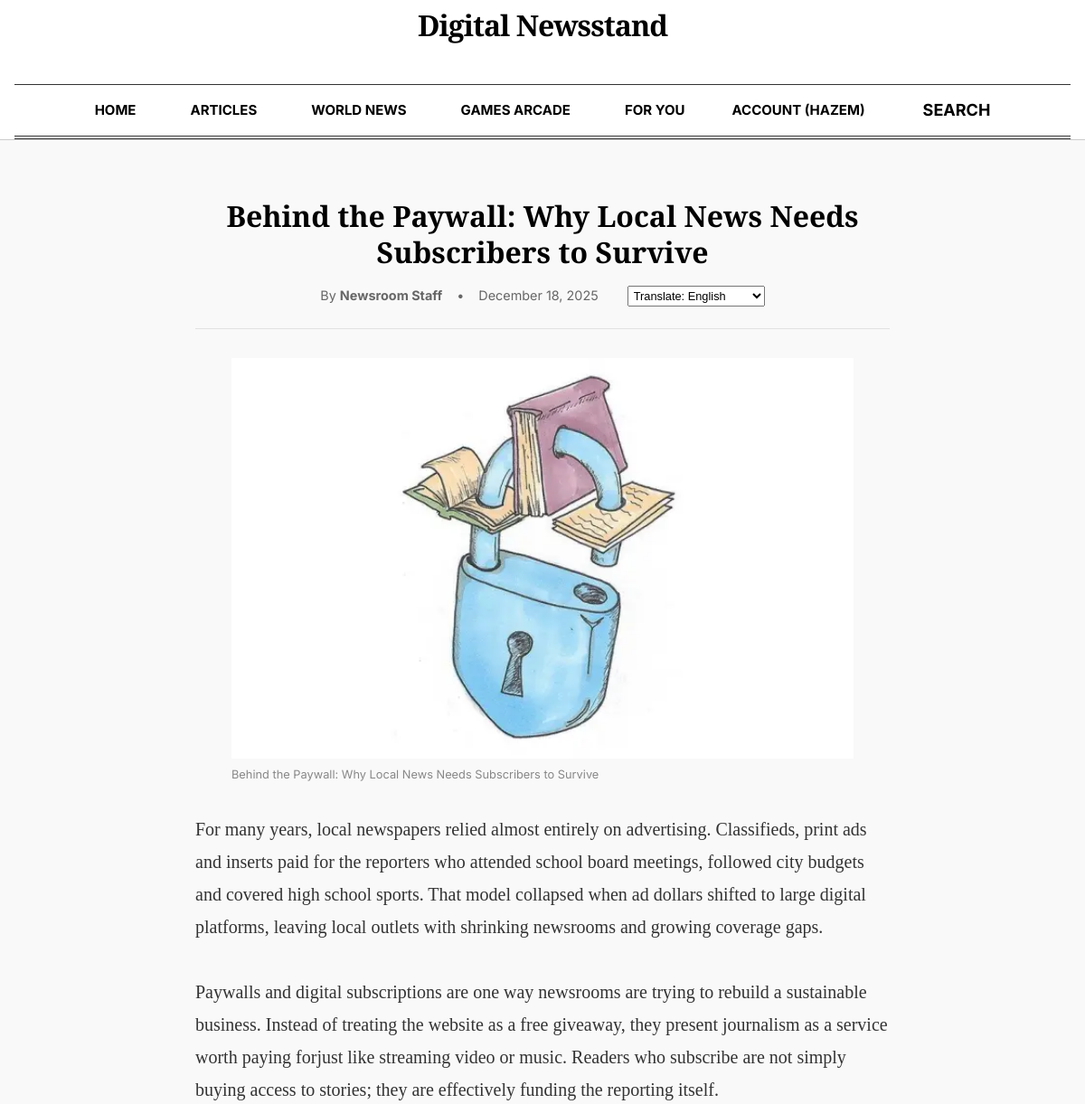
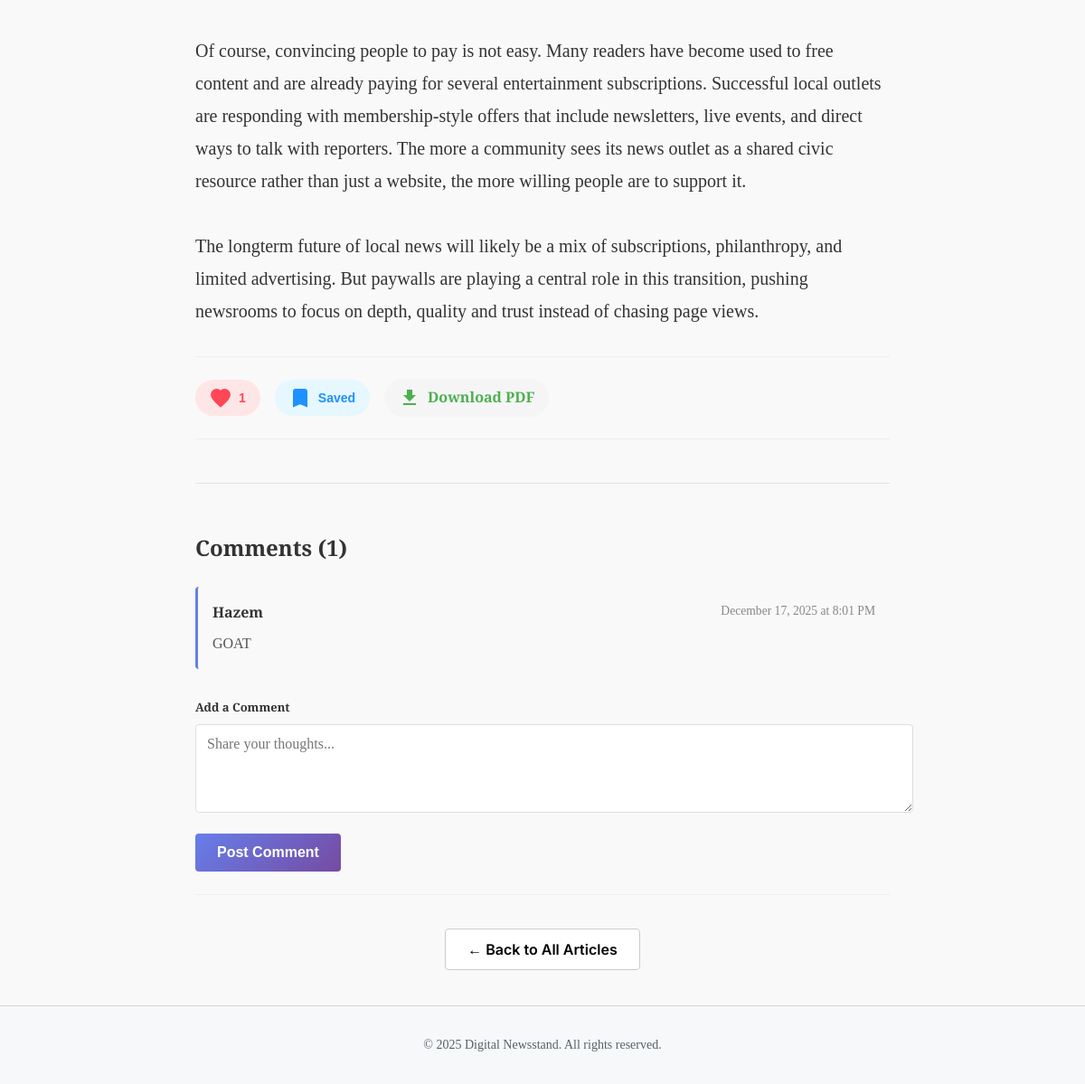
Page /index.php?page=article&id=3 (signed in) on the committed database (2 pictures, top to bottom).
### tables this page shows
CREATE TABLE `articles` (
  `id` int NOT NULL AUTO_INCREMENT,
  `title` varchar(255) NOT NULL,
  `content` text NOT NULL,
  `author` varchar(100) DEFAULT NULL,
  `category` varchar(100) DEFAULT NULL,
  `language` varchar(10) DEFAULT 'en',
  `thumbnail` varchar(255) DEFAULT NULL,
  `created_at` timestamp NULL DEFAULT CURRENT_TIMESTAMP,
  `status` enum('draft','published','archived') DEFAULT 'draft',
  `scheduled_at` datetime DEFAULT NULL,
  `is_featured` tinyint(1) DEFAULT '0',
  `visibility` enum('public','subscribed') DEFAULT 'public',
  `tags` text,
  `required_level` int DEFAULT '0',
  `required_plan_id` int DEFAULT NULL,
  PRIMARY KEY (`id`)
);

CREATE TABLE `comments` (
  `id` int NOT NULL AUTO_INCREMENT,
  `user_id` int NOT NULL,
  `article_id` int NOT NULL,
  `content` text NOT NULL,
  `status` enum('pending','approved','flagged') DEFAULT 'pending',
  `created_at` timestamp NULL DEFAULT CURRENT_TIMESTAMP,
  PRIMARY KEY (`id`),
  KEY `user_id` (`user_id`),
  KEY `article_id` (`article_id`),
  CONSTRAINT `comments_ibfk_1` FOREIGN KEY (`user_id`) REFERENCES `users` (`id`) ON DELETE CASCADE,
  CONSTRAINT `comments_ibfk_2` FOREIGN KEY (`article_id`) REFERENCES `articles` (`id`) ON DELETE CASCADE
);

CREATE TABLE `users` (
  `id` int NOT NULL AUTO_INCREMENT,
  `username` varchar(50) NOT NULL,
  `email` varchar(100) NOT NULL,
  `password` varchar(255) NOT NULL,
  `created_at` timestamp NULL DEFAULT CURRENT_TIMESTAMP,
  `is_admin` tinyint(1) DEFAULT '0',
  `status` enum('active','suspended') DEFAULT 'active',
  PRIMARY KEY (`id`),
  UNIQUE KEY `username` (`username`),
  UNIQUE KEY `email` (`email`)
);

### src/Views/Articles/Single.php (the view, shortened to what the rows shown need)
<?php include __DIR__ . '/../Layout/Header.php'; ?>
<main class="container" style="max-width: 800px; padding-top: 2rem;">
    <article class="single-article">
        <div class="article-header-container" style="margin-bottom: 2rem; text-align: center;">
             <h1 class="serif-headline" style="font-size: 2rem; line-height: 1.25; margin-bottom: 1rem;">
                <?= htmlspecialchars($displayArticle['title'] ?? $article['title'], ENT_QUOTES, 'UTF-8') ?>
            </h1>
            <div style="font-family: var(--font-sans); color: #666; font-size: 0.9rem; border-bottom: 1px solid var(--border-light); padding-bottom: 1.5rem; margin-bottom: 2rem; display: flex; justify-content: center; align-items: center; gap: 1rem;">
                <span>By <strong><?= htmlspecialchars($article['author'] ?? 'Staff Writer') ?></strong></span>
                <span>•</span>
                <span><?= date('F j, Y', strtotime($article['publishedAt'] ?? 'now')) ?></span>
                <?php if (empty($displayArticle['is_blocked']) && isset($availableLangs, $selectedLang)): ?>
                    <form method="GET" action="" style="margin:0; margin-left: 1rem;">
                        <select name="lang" onchange="this.form.submit()" style="padding: 2px; font-size: 0.8rem;">
                            <?php foreach ($availableLangs as $code => $name): ?>
                                <option value="<?= htmlspecialchars($code, ENT_QUOTES, 'UTF-8') ?>" <?= $selectedLang === $code ? 'selected' : '' ?>>
                                     Translate: <?= htmlspecialchars($name, ENT_QUOTES, 'UTF-8') ?>
                                </option>
                            <?php endforeach; ?>
                        </select>
                    </form>
                <?php endif; ?>
            </div>
        </div>
        <?php if (empty($displayArticle['is_blocked']) && !empty($article['thumbnail'])): ?>
            <figure style="margin-bottom: 2rem;">
                <img src="<?= htmlspecialchars($article['thumbnail']) ?>" alt="Article Image" style="width: 100%; height: auto; display: block;">
                <figcaption style="font-family: var(--font-sans); font-size: 0.8rem; color: #888; margin-top: 0.5rem;">
                   <?= htmlspecialchars($article['title']) ?>
                </figcaption>
            </figure>
        <?php elseif (!empty($displayArticle['is_blocked'])): ?>
            <div style="background: #f1f1f1; height: 300px; display: flex; align-items: center; justify-content: center; margin-bottom: 2rem; border-radius: 8px; border: 1px dashed #ccc;">
                <p style="color: #666;">Premium Article Content Blocked</p>
            </div>
        <?php endif; ?>
        <div class="article-body" style="font-family: var(--font-serif); font-size: 1.25rem; line-height: 1.8; color: #333;">
            <?php if (!empty($displayArticle['is_blocked'])): ?>
                <?= $displayArticle['content'] ?>
            <?php else: ?>
                <?= nl2br(htmlspecialchars($displayArticle['content'] ?? $article['content'], ENT_QUOTES, 'UTF-8')) ?>
            <?php endif; ?>
        </div>
        <?php if (empty($displayArticle['is_blocked'])): ?>
            <div class="article-actions" style="margin-top: 2rem; padding: 1.5rem 0; border-top: 1px solid #eee; border-bottom: 1px solid #eee; display: flex; gap: 1rem; align-items: center;">
                <button
                    id="like-btn"
                    data-article-id="<?= (int)$article['id'] ?>"
                    data-liked="<?= $isLiked ? 'true' : 'false' ?>"
                    style="background: none; border: none; cursor: pointer; display: flex; align-items: center; gap: 0.5rem; padding: 0.5rem 1rem; border-radius: 50px; transition: all 0.3s ease; <?= $isLiked ? 'background: #ffe6e6;' : 'background: #f5f5f5;' ?>"
                    onmouseover="this.style.transform='scale(1.05)'"
                    onmouseout="this.style.transform='scale(1)'"
                >
                    <svg id="heart-icon" width="24" height="24" viewBox="0 0 24 24" style="transition: all 0.3s ease;">
                        <path
                            d="M12 21.35l-1.45-1.32C5.4 15.36 2 12.28 2 8.5 2 5.42 4.42 3 7.5 3c1.74 0 3.41.81 4.5 2.09C13.09 3.81 14.76 3 16.5 3 19.58 3 22 5.42 22 8.5c0 3.78-3.4 6.86-8.55 11.54L12 21.35z"
                            fill="<?= $isLiked ? '#ff4757' : 'none' ?>"
                            stroke="<?= $isLiked ? '#ff4757' : '#666' ?>"
                            stroke-width="2"
                        />
                    </svg>
                    <span id="like-count" style="font-weight: bold; color: <?= $isLiked ? '#ff4757' : '#666' ?>;">
                        <?= $likeCount ?>
                    </span>
                </button>
                <button
                    id="save-btn"
                    data-article-id="<?= (int)$article['id'] ?>"
                    data-saved="<?= $isSaved ? 'true' : 'false' ?>"
                    style="background: none; border: none; cursor: pointer; display: flex; align-items: center; gap: 0.5rem; padding: 0.5rem 1rem; border-radius: 50px; transition: all 0.3s ease; <?= $isSaved ? 'background: #e6f7ff;' : 'background: #f5f5f5;' ?>"
                    onmouseover="this.style.transform='scale(1.05)'"
                    onmouseout="this.style.transform='scale(1)'"
                >
                    <svg width="24" height="24" viewBox="0 0 24 24">
                        <path
                            d="M17 3H7c-1.1 0-2 .9-2 2v16l7-3 7 3V5c0-1.1-.9-2-2-2z"
                            fill="<?= $isSaved ? '#1e90ff' : 'none' ?>"
                            stroke="<?= $isSaved ? '#1e90ff' : '#666' ?>"
                            stroke-width="2"
                        />
                    </svg>
                    <span style="font-weight: bold; color: <?= $isSaved ? '#1e90ff' : '#666' ?>;">
                        <?= $isSaved ? 'Saved' : 'Save' ?>
                    </span>
                </button>
                <?php if ($canDownloadPdf): ?>
                    <a href="?page=article_download_pdf&id=<?= (int)$article['id'] ?>"
                       target="_blank"
                       style="background: none; border: none; cursor: pointer; display: flex; align-items: center; gap: 0.5rem; padding: 0.5rem 1rem; border-radius: 50px; transition: all 0.3s ease; background: #f5f5f5; text-decoration: none; color: #666;"
                       onmouseover="this.style.transform='scale(1.05)'; this.style.background='#e8f5e9'"
                       onmouseout="this.style.transform='scale(1)'; this.style.background='#f5f5f5'">
                        <svg width="24" height="24" viewBox="0 0 24 24">
                            <path d="M19 9h-4V3H9v6H5l7 7 7-7zM5 18v2h14v-2H5z" fill="#4caf50"/>
                        </svg>
                        <span style="font-weight: bold; color: #4caf50;">Download PDF</span>
                    </a>
                <?php endif; ?>
            </div>
        <?php endif; ?>
    </article>
    <?php if (empty($displayArticle['is_blocked'])): ?>
        <div class="comments-section" style="margin-top: 3rem; padding-top: 2rem; border-top: 1px solid var(--border-light);">
            <h2 style="font-family: var(--font-serif); font-size: 1.5rem; margin-bottom: 1.5rem;">
                Comments (<?= count($comments) ?>)
            </h2>
            <?php if (!empty($comments)): ?>
                <div class="comments-list" style="margin-bottom: 2rem;">
                    <?php foreach ($comments as $comment): ?>
                        <div class="comment" style="padding: 1rem; margin-bottom: 1rem; background: #f9f9f9; border-left: 3px solid #667eea; border-radius: 4px;">
                            <div style="display: flex; justify-content: space-between; margin-bottom: 0.5rem;">
                                <strong style="color: #333;"><?= htmlspecialchars($comment['username'] ?? 'Anonymous') ?></strong>
                                <span style="color: #888; font-size: 0.85rem;"><?= date('F j, Y \a\t g:i A', strtotime($comment['created_at'])) ?></span>
                            </div>
                            <p style="margin: 0; color: #555; line-height: 1.6;"><?= nl2br(htmlspecialchars($comment['content'])) ?></p>
                        </div>
                    <?php endforeach; ?>
                </div>
            <?php else: ?>
                <p style="color: #888; font-style: italic; margin-bottom: 2rem;">No comments yet. Be the first to comment!</p>
            <?php endif; ?>
            <?php if (isset($_SESSION['user_id'])): ?>
                <form method="POST" action="index.php?page=comment_store" style="margin-top: 1.5rem;">
                    <div style="margin-bottom: 1rem;">
                        <label for="comment-content" style="display: block; margin-bottom: 0.5rem; font-weight: bold; color: #333;">
                            Add a Comment
                        </label>
                        <textarea
                            id="comment-content"
                            name="content"
                            rows="4"
                            required
                            style="width: 100%; padding: 0.75rem; border: 1px solid #ddd; border-radius: 4px; font-family: inherit; font-size: 1rem; resize: vertical;"
                            placeholder="Share your thoughts..."
                        ></textarea>
                    </div>
                    <button
                        type="submit"
                        style="background: linear-gradient(135deg, #667eea 0%, #764ba2 100%); color: white; border: none; padding: 0.75rem 1.5rem; border-radius: 4px; font-size: 1rem; font-weight: bold; cursor: pointer; transition: transform 0.2s;"
                        onmouseover="this.style.transform='translateY(-2px)'"
                        onmouseout="this.style.transform='translateY(0)'"
                    >
                        Post Comment
                    </button>
                </form>
            <?php endif; ?>
        </div>
    <?php endif; ?>
    <div class="divider"></div>
    <div style="text-align: center; margin: 3rem 0;">
        <a href="?page=article" class="btn-primary" style="background: white; color: black; border: 1px solid #ccc;">&larr; Back to All Articles</a>
    </div>
</main>
<?php include __DIR__ . '/../Layout/Footer.php'; ?>

### rows in the picture
articles: title "Behind the Paywall: Why Local News Needs Subscribers to Survive", author "Newsroom Staff", lang "Translate: English", thumbnail (picture), content "For many years, local newspapers relied almost entirely on advertising. Classifieds, print ads and inserts paid for the reporters who attended school board meetings, followed city budgets and covered high school sports. That model collapsed when ad dollars shifted to large digital platforms, leaving local outlets with shrinking newsrooms and growing coverage gaps. Paywalls and digital subscriptions are one way newsrooms are trying to rebuild a sustainable business. Instead of treating the website as a free giveaway, they present journalism as a service worth paying forjust like streaming video or music. Readers who subscribe are not simply buying access to stories; they are effectively…"
comments: user.username "Hazem", created_at "December 17, 2025 at 8:01 PM", content "GOAT"

### other values in the picture
$username "HAZEM"
date('F j, Y', strtotime($article['publishedAt'] ?? 'now')) "December 18, 2025"
$likeCount "1"
count($comments) "1"
